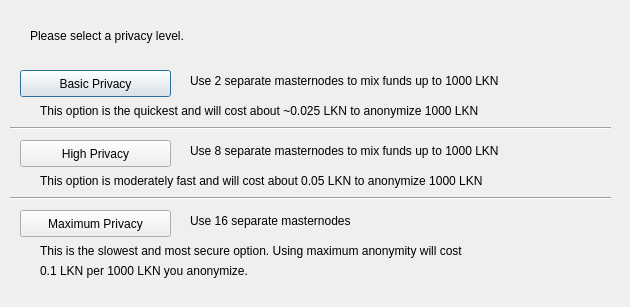
<?xml version="1.0" encoding="UTF-8"?>
<ui version="4.0">
 <class>DarksendConfig</class>
 <widget class="QDialog" name="DarksendConfig">
  <property name="geometry">
   <rect>
    <x>0</x>
    <y>0</y>
    <width>630</width>
    <height>307</height>
   </rect>
  </property>
  <property name="windowTitle">
   <string>Configure Darksend</string>
  </property>
  <widget class="QPushButton" name="buttonBasic">
   <property name="geometry">
    <rect>
     <x>20</x>
     <y>70</y>
     <width>151</width>
     <height>27</height>
    </rect>
   </property>
   <property name="text">
    <string>Basic Privacy</string>
   </property>
  </widget>
  <widget class="QPushButton" name="buttonHigh">
   <property name="geometry">
    <rect>
     <x>20</x>
     <y>140</y>
     <width>151</width>
     <height>27</height>
    </rect>
   </property>
   <property name="text">
    <string>High Privacy</string>
   </property>
  </widget>
  <widget class="QPushButton" name="buttonMax">
   <property name="geometry">
    <rect>
     <x>20</x>
     <y>210</y>
     <width>151</width>
     <height>27</height>
    </rect>
   </property>
   <property name="text">
    <string>Maximum Privacy</string>
   </property>
  </widget>
  <widget class="QLabel" name="label">
   <property name="geometry">
    <rect>
     <x>30</x>
     <y>20</y>
     <width>571</width>
     <height>31</height>
    </rect>
   </property>
   <property name="text">
    <string>Please select a privacy level.</string>
   </property>
  </widget>
  <widget class="QLabel" name="label_2">
   <property name="geometry">
    <rect>
     <x>190</x>
     <y>70</y>
     <width>421</width>
     <height>21</height>
    </rect>
   </property>
   <property name="text">
    <string>Use 2 separate masternodes to mix funds up to 1000 LKN</string>
   </property>
  </widget>
  <widget class="QLabel" name="label_3">
   <property name="geometry">
    <rect>
     <x>190</x>
     <y>140</y>
     <width>411</width>
     <height>21</height>
    </rect>
   </property>
   <property name="text">
    <string>Use 8 separate masternodes to mix funds up to 1000 LKN</string>
   </property>
  </widget>
  <widget class="QLabel" name="label_4">
   <property name="geometry">
    <rect>
     <x>190</x>
     <y>210</y>
     <width>421</width>
     <height>21</height>
    </rect>
   </property>
   <property name="text">
    <string>Use 16 separate masternodes</string>
   </property>
  </widget>
  <widget class="QLabel" name="label_6">
   <property name="geometry">
    <rect>
     <x>40</x>
     <y>100</y>
     <width>561</width>
     <height>21</height>
    </rect>
   </property>
   <property name="text">
    <string>This option is the quickest and will cost about ~0.025 LKN to anonymize 1000 LKN</string>
   </property>
  </widget>
  <widget class="QLabel" name="label_7">
   <property name="geometry">
    <rect>
     <x>40</x>
     <y>170</y>
     <width>561</width>
     <height>21</height>
    </rect>
   </property>
   <property name="text">
    <string>This option is moderately fast and will cost about 0.05 LKN to anonymize 1000 LKN</string>
   </property>
  </widget>
  <widget class="QLabel" name="label_8">
   <property name="geometry">
    <rect>
     <x>40</x>
     <y>240</y>
     <width>561</width>
     <height>21</height>
    </rect>
   </property>
   <property name="text">
    <string>This is the slowest and most secure option. Using maximum anonymity will cost</string>
   </property>
  </widget>
  <widget class="QLabel" name="label_9">
   <property name="geometry">
    <rect>
     <x>40</x>
     <y>260</y>
     <width>561</width>
     <height>21</height>
    </rect>
   </property>
   <property name="text">
    <string>0.1 LKN per 1000 LKN you anonymize.</string>
   </property>
  </widget>
  <widget class="Line" name="line">
   <property name="geometry">
    <rect>
     <x>10</x>
     <y>120</y>
     <width>601</width>
     <height>16</height>
    </rect>
   </property>
   <property name="orientation">
    <enum>Qt::Horizontal</enum>
   </property>
  </widget>
  <widget class="Line" name="line_2">
   <property name="geometry">
    <rect>
     <x>10</x>
     <y>190</y>
     <width>601</width>
     <height>16</height>
    </rect>
   </property>
   <property name="orientation">
    <enum>Qt::Horizontal</enum>
   </property>
  </widget>
 </widget>
 <resources/>
 <connections/>
</ui>
